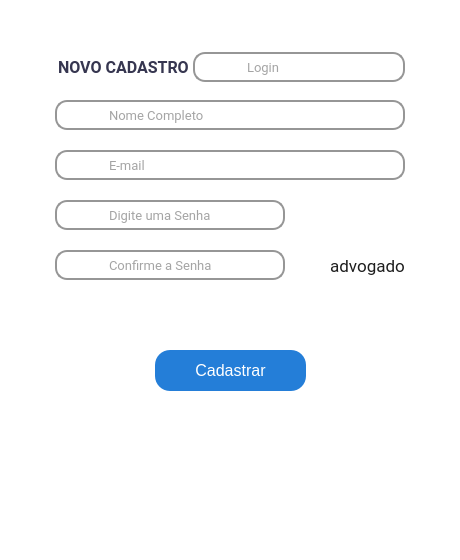
<?xml version="1.0" encoding="UTF-8"?>
<ui version="4.0">
 <class>MainWindow</class>
 <widget class="QMainWindow" name="MainWindow">
  <property name="geometry">
   <rect>
    <x>0</x>
    <y>0</y>
    <width>460</width>
    <height>560</height>
   </rect>
  </property>
  <property name="minimumSize">
   <size>
    <width>460</width>
    <height>560</height>
   </size>
  </property>
  <property name="maximumSize">
   <size>
    <width>460</width>
    <height>560</height>
   </size>
  </property>
  <property name="windowTitle">
   <string>MainWindow</string>
  </property>
  <property name="styleSheet">
   <string notr="true">background-color: rgb(255, 255, 255);</string>
  </property>
  <widget class="QWidget" name="centralwidget">
   <widget class="QLineEdit" name="lineEdit">
    <property name="geometry">
     <rect>
      <x>55</x>
      <y>100</y>
      <width>350</width>
      <height>30</height>
     </rect>
    </property>
    <property name="font">
     <font>
      <family>Roboto</family>
      <pointsize>10</pointsize>
     </font>
    </property>
    <property name="styleSheet">
     <string notr="true">QLineEdit{
    border: 2px solid rgb(150, 150, 150);
	color: rgb(74, 74, 74);
    border-radius:12px;
    padding-left: 50px;
	background-color: rgb(255, 255, 255);
}
QLineEdit:hover{
	border: 2px solid rgb(103, 103, 103);
}
QLineEdit:focus{
    border: 2px solid rgb(36, 126, 216);  
	background-color: rgb(234, 234, 234);
}</string>
    </property>
    <property name="text">
     <string/>
    </property>
    <property name="maxLength">
     <number>40</number>
    </property>
    <property name="alignment">
     <set>Qt::AlignLeading|Qt::AlignLeft|Qt::AlignVCenter</set>
    </property>
    <property name="dragEnabled">
     <bool>false</bool>
    </property>
    <property name="placeholderText">
     <string>Nome Completo</string>
    </property>
   </widget>
   <widget class="QLineEdit" name="lineEdit_2">
    <property name="geometry">
     <rect>
      <x>55</x>
      <y>200</y>
      <width>230</width>
      <height>30</height>
     </rect>
    </property>
    <property name="font">
     <font>
      <family>Roboto</family>
      <pointsize>10</pointsize>
     </font>
    </property>
    <property name="styleSheet">
     <string notr="true">QLineEdit{
    border: 2px solid rgb(150, 150, 150);
	color: rgb(74, 74, 74);
    border-radius:12px;
    padding-left: 50px;
	background-color: rgb(255, 255, 255);
}
QLineEdit:hover{
	border: 2px solid rgb(103, 103, 103);
}
QLineEdit:focus{
    border: 2px solid rgb(36, 126, 216);  
	
	background-color: rgb(234, 234, 234);
}</string>
    </property>
    <property name="maxLength">
     <number>15</number>
    </property>
    <property name="echoMode">
     <enum>QLineEdit::Password</enum>
    </property>
    <property name="placeholderText">
     <string>Digite uma Senha</string>
    </property>
   </widget>
   <widget class="QLineEdit" name="lineEdit_3">
    <property name="geometry">
     <rect>
      <x>55</x>
      <y>250</y>
      <width>230</width>
      <height>30</height>
     </rect>
    </property>
    <property name="font">
     <font>
      <family>Roboto</family>
      <pointsize>10</pointsize>
     </font>
    </property>
    <property name="styleSheet">
     <string notr="true">QLineEdit{
    border: 2px solid rgb(150, 150, 150);
	color: rgb(74, 74, 74);
    border-radius:12px;
    padding-left: 50px;
	background-color: rgb(255, 255, 255);
}
QLineEdit:hover{
	border: 2px solid rgb(103, 103, 103);
}
QLineEdit:focus{
    border: 2px solid rgb(36, 126, 216);  
	
	background-color: rgb(234, 234, 234);
}</string>
    </property>
    <property name="maxLength">
     <number>15</number>
    </property>
    <property name="echoMode">
     <enum>QLineEdit::Password</enum>
    </property>
    <property name="placeholderText">
     <string>Confirme a Senha</string>
    </property>
   </widget>
   <widget class="QLineEdit" name="lineEdit_4">
    <property name="geometry">
     <rect>
      <x>55</x>
      <y>150</y>
      <width>350</width>
      <height>30</height>
     </rect>
    </property>
    <property name="font">
     <font>
      <family>Roboto</family>
      <pointsize>10</pointsize>
     </font>
    </property>
    <property name="styleSheet">
     <string notr="true">QLineEdit{
    border: 2px solid rgb(150, 150, 150);
	color: rgb(74, 74, 74);
    border-radius:12px;
    padding-left: 50px;
	background-color: rgb(255, 255, 255);
}
QLineEdit:hover{
	border: 2px solid rgb(103, 103, 103);
}
QLineEdit:focus{
    border: 2px solid rgb(36, 126, 216);  
	background-color: rgb(234, 234, 234);
}</string>
    </property>
    <property name="text">
     <string/>
    </property>
    <property name="maxLength">
     <number>40</number>
    </property>
    <property name="alignment">
     <set>Qt::AlignLeading|Qt::AlignLeft|Qt::AlignVCenter</set>
    </property>
    <property name="dragEnabled">
     <bool>false</bool>
    </property>
    <property name="placeholderText">
     <string>E-mail</string>
    </property>
   </widget>
   <widget class="QPushButton" name="pushButton">
    <property name="geometry">
     <rect>
      <x>155</x>
      <y>350</y>
      <width>151</width>
      <height>41</height>
     </rect>
    </property>
    <property name="font">
     <font>
      <pointsize>12</pointsize>
      <weight>50</weight>
      <bold>false</bold>
     </font>
    </property>
    <property name="styleSheet">
     <string notr="true">QPushButton {
	color: rgb(255, 255, 255);
	border: none;
	border-radius: 15px;
	background-color: rgb(36, 126, 216);
}
QPushButton:hover {		
	background-color: rgb(26, 97, 168);
}</string>
    </property>
    <property name="text">
     <string>Cadastrar</string>
    </property>
   </widget>
   <widget class="QLabel" name="label">
    <property name="geometry">
     <rect>
      <x>327</x>
      <y>252</y>
      <width>81</width>
      <height>28</height>
     </rect>
    </property>
    <property name="font">
     <font>
      <family>Roboto</family>
      <pointsize>13</pointsize>
     </font>
    </property>
    <property name="styleSheet">
     <string notr="true">color: rgb(30, 30, 30);</string>
    </property>
    <property name="text">
     <string>advogado</string>
    </property>
    <property name="alignment">
     <set>Qt::AlignCenter</set>
    </property>
   </widget>
   <widget class="QFrame" name="frame">
    <property name="geometry">
     <rect>
      <x>333</x>
      <y>202</y>
      <width>70</width>
      <height>58</height>
     </rect>
    </property>
    <property name="styleSheet">
     <string notr="true">image: url(:/newPrefix/logoadv_ui.png);</string>
    </property>
    <property name="frameShape">
     <enum>QFrame::NoFrame</enum>
    </property>
    <property name="frameShadow">
     <enum>QFrame::Raised</enum>
    </property>
   </widget>
   <widget class="QLabel" name="label_2">
    <property name="geometry">
     <rect>
      <x>58</x>
      <y>59</y>
      <width>131</width>
      <height>16</height>
     </rect>
    </property>
    <property name="font">
     <font>
      <family>Roboto</family>
      <pointsize>12</pointsize>
      <weight>75</weight>
      <bold>true</bold>
     </font>
    </property>
    <property name="styleSheet">
     <string notr="true">color: rgb(54, 54, 80);</string>
    </property>
    <property name="text">
     <string>NOVO CADASTRO</string>
    </property>
   </widget>
   <widget class="QLabel" name="label_3">
    <property name="geometry">
     <rect>
      <x>70</x>
      <y>315</y>
      <width>321</width>
      <height>21</height>
     </rect>
    </property>
    <property name="font">
     <font>
      <family>Roboto</family>
      <pointsize>9</pointsize>
     </font>
    </property>
    <property name="styleSheet">
     <string notr="true">color: rgb(100, 100, 100);</string>
    </property>
    <property name="text">
     <string/>
    </property>
    <property name="alignment">
     <set>Qt::AlignCenter</set>
    </property>
   </widget>
   <widget class="QLineEdit" name="lineEdit_5">
    <property name="geometry">
     <rect>
      <x>193</x>
      <y>52</y>
      <width>212</width>
      <height>30</height>
     </rect>
    </property>
    <property name="font">
     <font>
      <family>Roboto</family>
      <pointsize>10</pointsize>
     </font>
    </property>
    <property name="styleSheet">
     <string notr="true">QLineEdit{
    border: 2px solid rgb(150, 150, 150);
	color: rgb(74, 74, 74);
    border-radius:12px;
    padding-left: 50px;
	background-color: rgb(255, 255, 255);
}
QLineEdit:hover{
	border: 2px solid rgb(103, 103, 103);
}
QLineEdit:focus{
    border: 2px solid rgb(36, 126, 216);  
	background-color: rgb(234, 234, 234);
}</string>
    </property>
    <property name="text">
     <string/>
    </property>
    <property name="maxLength">
     <number>15</number>
    </property>
    <property name="alignment">
     <set>Qt::AlignLeading|Qt::AlignLeft|Qt::AlignVCenter</set>
    </property>
    <property name="dragEnabled">
     <bool>false</bool>
    </property>
    <property name="placeholderText">
     <string>Login</string>
    </property>
   </widget>
   <widget class="QLabel" name="label_4">
    <property name="geometry">
     <rect>
      <x>333</x>
      <y>202</y>
      <width>70</width>
      <height>57</height>
     </rect>
    </property>
    <property name="text">
     <string/>
    </property>
   </widget>
  </widget>
 </widget>
 <resources>
  <include location="../advogado_previdenciário/advogado.qrc"/>
 </resources>
 <connections/>
</ui>
